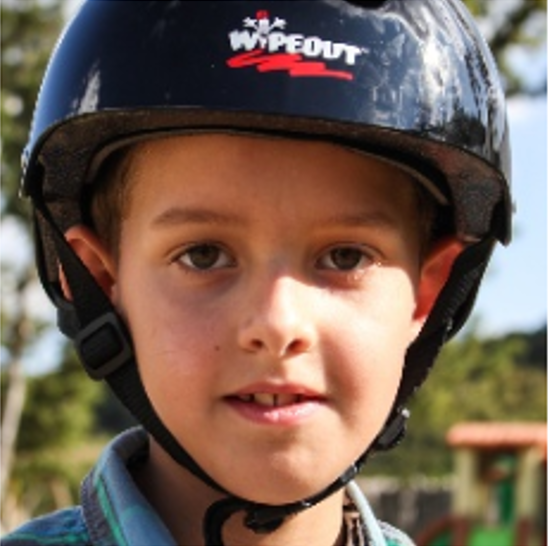
#> input picture difareli_user_study/change_bg/dat/randomly_for_mturk/search_for/s2.png, 548 x 546 px
$ jupyter execute --allow-errors find_img_id.ipynb
#> lines starting #> are read from the running program, lines starting #| are printed output that depends on the picture
[cell 1]
import numpy as np
import matplotlib.pyplot as plt
from PIL import Image
import numpy as np
import glob, os, tqdm

search_path = './all_pairs_full/'
search_img = './search_for/s2.png'
search_img = np.array(Image.open(search_img).resize((256, 256)).convert('RGB'))
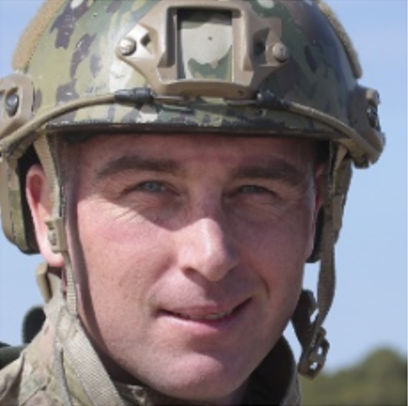
#> input picture difareli_user_study/change_bg/dat/randomly_for_mturk/search_for/s1.png, 408 x 406 px
#> further down, rgb_image is the input picture: shape (406, 408, 3); mean B, G, R 123.3, 120.4, 130.7

diff_list = []
for p in tqdm.tqdm(glob.glob(search_path + '/*')):
    pid = p.split('/')[-1][4:]
    img_name = p + f'/input_pair{pid}.png'
    if os.path.exists(img_name):
        img = np.array(Image.open(img_name).convert('RGB'))
        # Search image that is most similar to the input image
        diff = np.sum((search_img - img)**2)
        diff_list.append((diff, img_name))

diff_list.sort(key=lambda x: x[0])
# diff_list = diff_list[::-1]
# Show top3 images and name
#> (the rest of this cell did not finish here and is left out)

[cell 2]
os.system('cp -r ./all_pairs_full/pair2581 ./pairs_for_ui_figure/')
os.system('cp -r ./all_pairs_full/pair9 ./pairs_for_ui_figure/')
os.system('cp -r ./all_pairs_full/pair12 ./pairs_for_ui_figure/')
os.system('cp -r ./all_pairs_full/pair2132 ./pairs_for_ui_figure/')
os.system('cp -r ./all_pairs_full/pair77 ./pairs_for_ui_figure/')
os.system('cp -r ./all_pairs_full/pair2040 ./pairs_for_ui_figure/')

[cell 3]
import cv2
import matplotlib.pyplot as plt
import numpy as np

def convert_rgb_to_lab(rgb_image):
    # Convert the RGB image to LAB color space
    lab_image = cv2.cvtColor(rgb_image, cv2.COLOR_RGB2LAB)
#> lab_image: shape (406, 408, 3); mean of channels 0, 1, 2 129.4, 133.1, 128.4
    return lab_image

def display_images_side_by_side(rgb_image, lab_image):
    # Convert LAB image back to RGB for visualization purposes
    lab_image_rgb = cv2.cvtColor(lab_image, cv2.COLOR_LAB2RGB)

    # Display both images side-by-side for comparison
    fig, axes = plt.subplots(1, 2, figsize=(10, 5))
    axes[0].imshow(rgb_image)
    axes[0].set_title('Original RGB Image')
    axes[0].axis('off')

    axes[1].imshow(lab_image_rgb)
    axes[1].set_title('LAB Image (shown in RGB)')
    axes[1].axis('off')

    plt.show()
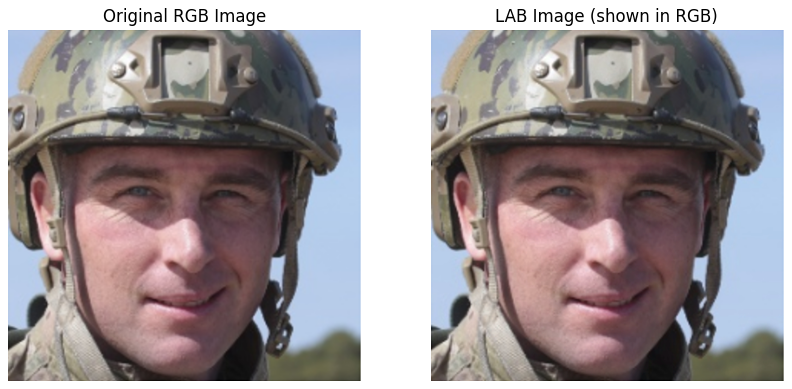
#> figure drawn by matplotlib, 2 panels

def display_images_with_channels(rgb_image, lab_image):
    # Splitting the LAB image into its channels
    L_channel, A_channel, B_channel = cv2.split(lab_image)
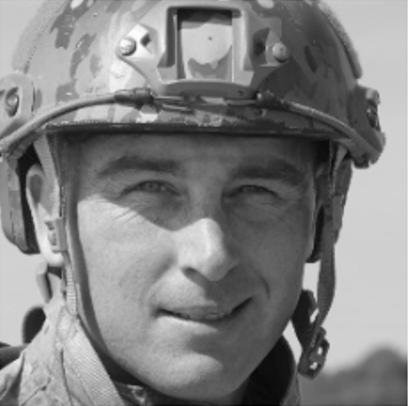
#> L_channel: shape (406, 408); min 0, max 255, mean 129.4
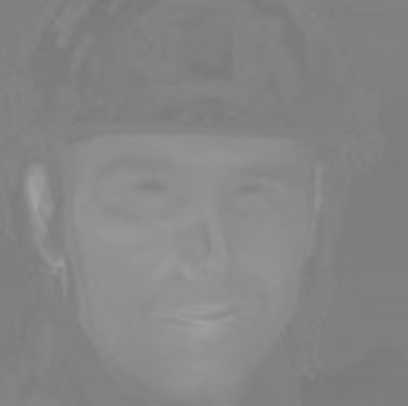
#> A_channel: shape (406, 408); min 118, max 162, mean 133.1
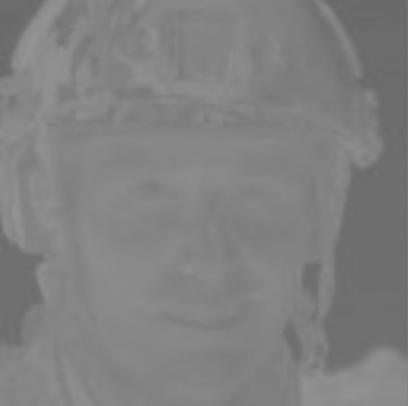
#> B_channel: shape (406, 408); min 102, max 149, mean 128.4

    # Display the original RGB image and each LAB channel
    fig, axes = plt.subplots(1, 4, figsize=(20, 5))  # 1 row, 4 columns

    # Display the original RGB image
    axes[0].imshow(rgb_image)
    axes[0].set_title('Original RGB Image')
    axes[0].axis('off')

    # Display the L channel
    axes[1].imshow(L_channel, cmap='gray')
    axes[1].set_title('L Channel')
    axes[1].axis('off')

    # Display the A channel
    axes[2].imshow(A_channel, cmap='gray')
    axes[2].set_title('A Channel')
    axes[2].axis('off')

    # Display the B channel
    axes[3].imshow(B_channel, cmap='gray')
    axes[3].set_title('B Channel')
    axes[3].axis('off')

    plt.show()

# Assuming you have an RGB image loaded into `rgb_image`, for example:
rgb_image = cv2.imread('./search_for/s1.png')
# Note: OpenCV reads images in BGR format, you might need to convert it to RGB.
rgb_image = cv2.cvtColor(rgb_image, cv2.COLOR_BGR2RGB)

# Convert RGB to LAB
lab_image = convert_rgb_to_lab(rgb_image)

# Display both images
display_images_side_by_side(rgb_image, lab_image)
display_images_with_channels(rgb_image, lab_image)
